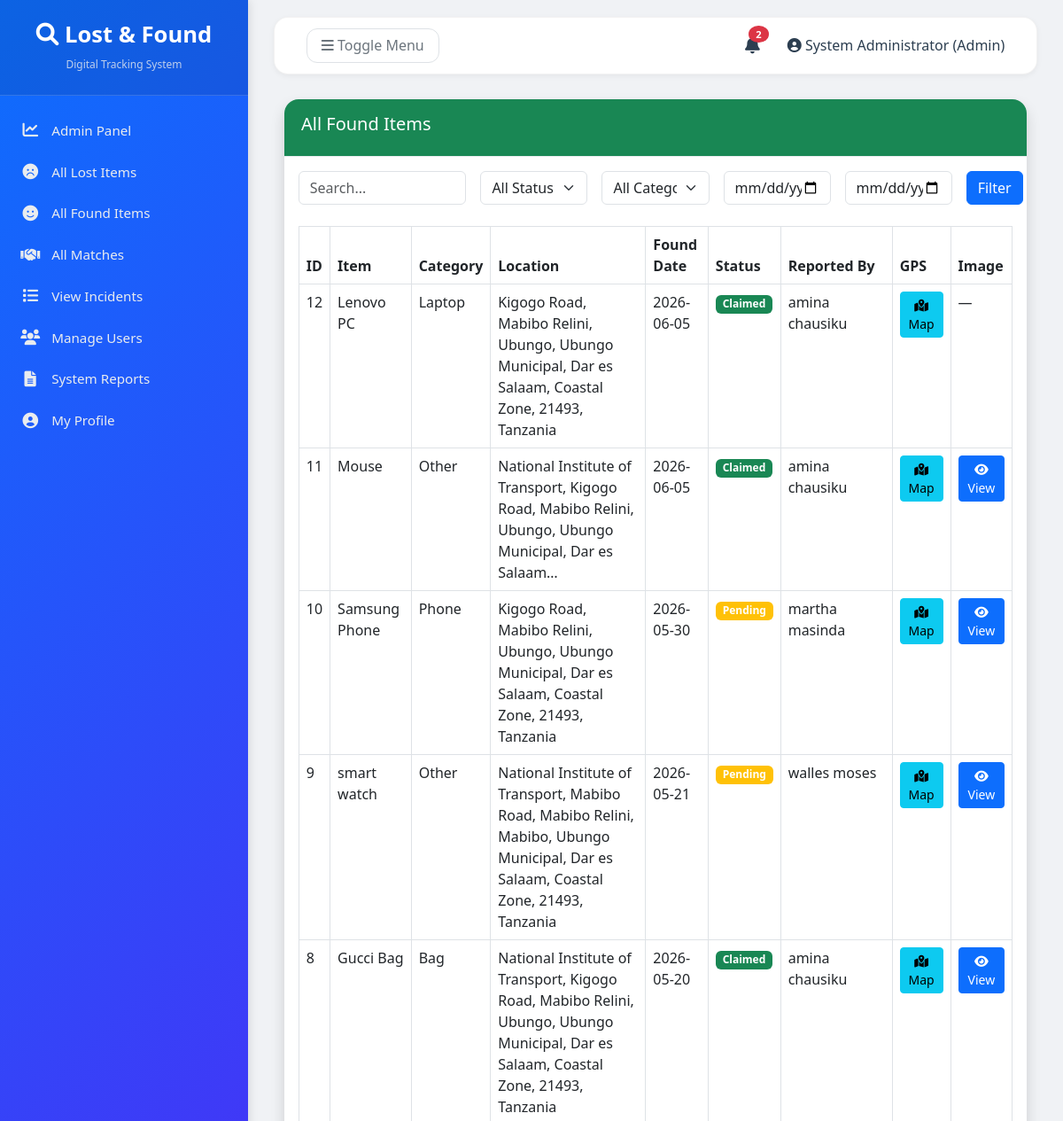
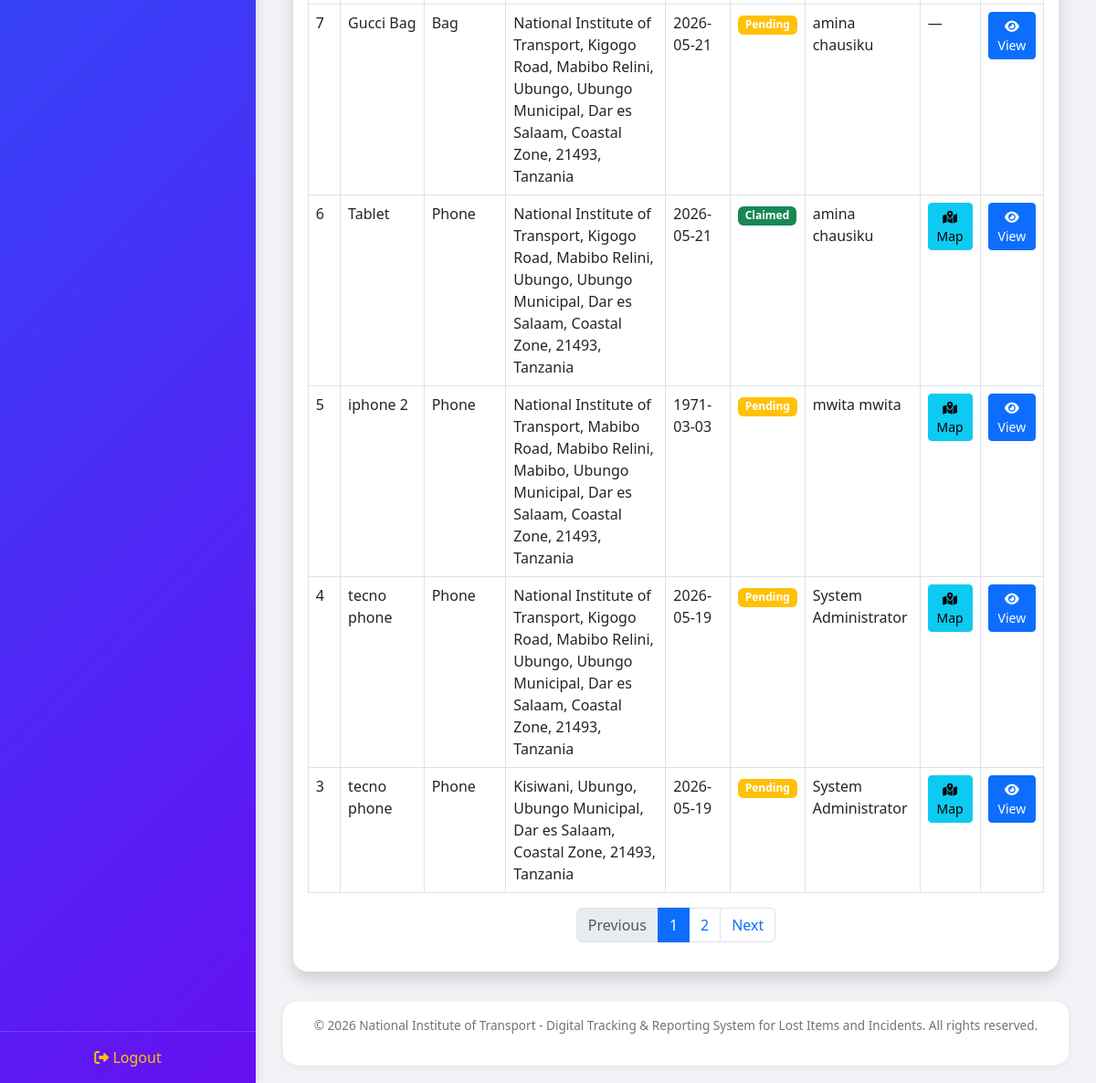
Screenshot of /index.php?page=admin/all_found_items (signed in) with the database file from the repository (2 pictures, top to bottom).
### tables this page shows
CREATE TABLE `found_items` (
  `id` int(11) NOT NULL,
  `user_id` int(11) NOT NULL,
  `item_name` varchar(100) NOT NULL,
  `description` text DEFAULT NULL,
  `category` varchar(50) DEFAULT NULL,
  `found_location` varchar(200) NOT NULL,
  `gps_latitude` decimal(10,8) DEFAULT NULL,
  `gps_longitude` decimal(11,8) DEFAULT NULL,
  `found_date` date NOT NULL,
  `image_path` varchar(255) DEFAULT NULL,
  `status` enum('pending','claimed','resolved') DEFAULT 'pending',
  `created_at` timestamp NOT NULL DEFAULT current_timestamp()
);

CREATE TABLE `users` (
  `id` int(11) NOT NULL,
  `fullname` varchar(100) NOT NULL,
  `email` varchar(100) NOT NULL,
  `password` varchar(255) NOT NULL,
  `phone` varchar(20) DEFAULT NULL,
  `role` enum('student','staff','admin') DEFAULT 'student',
  `created_at` timestamp NOT NULL DEFAULT current_timestamp(),
  `updated_at` timestamp NOT NULL DEFAULT current_timestamp() ON UPDATE current_timestamp()
);

### views/admin/all_found_items.php (the view, shortened to what this page needs)
<?php
require_once __DIR__ . '/../layouts/header.php';
require_once __DIR__ . '/../../includes/helpers.php';
$page = isset($_GET['p']) && is_numeric($_GET['p']) ? (int)$_GET['p'] : 1;
$limit = 10;
$offset = ($page - 1) * $limit;
$status = $_GET['status'] ?? '';
$category = $_GET['category'] ?? '';
$search = trim($_GET['search'] ?? '');
$start_date = $_GET['start_date'] ?? '';
$end_date = $_GET['end_date'] ?? '';
$where = [];
$params = [];
$whereSQL = $where ? "WHERE " . implode(" AND ", $where) : "";
$countStmt = $pdo->prepare("SELECT COUNT(*) as total FROM found_items f $whereSQL");
$countStmt->execute($params);
$totalRecords = $countStmt->fetch()['total'];
$query = "SELECT f.*, u.fullname, u.email FROM found_items f JOIN users u ON f.user_id = u.id $whereSQL ORDER BY f.created_at DESC LIMIT $limit OFFSET $offset";
$stmt = $pdo->prepare($query);
$stmt->execute($params);
$items = $stmt->fetchAll();
$catStmt = $pdo->query("SELECT DISTINCT category FROM found_items WHERE category IS NOT NULL AND category != ''");
$categories = $catStmt->fetchAll();
$baseUrl = BASE_URL . "index.php?page=admin/all_found_items&status=$status&category=$category&search=" . urlencode($search) . "&start_date=$start_date&end_date=$end_date";
?>
<div class="container-fluid">
    <div class="card shadow">
        <div class="card-header bg-success text-white">
            <h5>All Found Items</h5>
        </div>
        <div class="card-body">
            <form method="GET" action="<?= BASE_URL ?>index.php" class="row g-3 mb-4">
                <div class="col-md-3"><input type="text" name="search" class="form-control" placeholder="Search..."
                        value="<?= htmlspecialchars($search) ?>"></div>
                <div class="col-md-2"><select name="status" class="form-select">
                        <option value="">All Status</option>
                    </select></div>
                <div class="col-md-2"><select name="category" class="form-select">
                        <option value="">All Categories</option><?php foreach ($categories as $c): ?>
                            <option value="<?= $c['category'] ?>" <?= $category == $c['category'] ? 'selected' : '' ?>>
                                <?= $c['category'] ?></option><?php endforeach; ?>
                    </select></div>
                <div class="col-md-2"><input type="date" name="start_date" class="form-control"
                        value="<?= $start_date ?>"></div>
                <div class="col-md-2"><input type="date" name="end_date" class="form-control" value="<?= $end_date ?>">
                </div>
                <div class="col-md-1"><button type="submit" class="btn btn-primary">Filter</button></div>
            </form>
            <?php if (count($items) === 0): ?>
                <div class="alert alert-info">No found items.</div>
            <?php else: ?>
                <div class="table-responsive">
                    <table class="table table-bordered">
                        <thead>
                            <tr>
                                <th>ID</th>
                                <th>Item</th>
                                <th>Category</th>
                                <th>Location</th>
                                <th>Found Date</th>
                                <th>Status</th>
                                <th>Reported By</th>
                                <th>GPS</th>
                                <th>Image</th>
                            </tr>
                        </thead>
                        <tbody>
                            <?php foreach ($items as $item): ?>
                                <tr>
                                    <td><?= $item['id'] ?></td>
                                    <td><?= htmlspecialchars($item['item_name']) ?></td>
                                    <td><?= $item['category'] ?></td>
                                    <td><?= htmlspecialchars($item['found_location']) ?></td>
                                    <td><?= $item['found_date'] ?></td>
                                    <td><span
                                            class="badge bg-<?= $item['status'] == 'pending' ? 'warning' : 'success' ?>"><?= ucfirst($item['status']) ?></span>
                                    </td>
                                    <td><?= htmlspecialchars($item['fullname']) ?></td>
                                    <td><?php if ($item['gps_latitude']): ?><a
                                                href="<?= BASE_URL ?>index.php?page=found_items/map&id=<?= $item['id'] ?>"
                                                 class="btn btn-sm btn-info">
                                                <i class="fas fa-map-marked-alt"></i> Map
                                            </a><?php else: ?>—<?php endif; ?></td>
                                    <td><?php if ($item['image_path']): ?><a class="btn btn-sm btn-primary" href="<?= BASE_URL . $item['image_path'] ?>"
                                                >
                                                <i class="fas fa-eye"></i> View
                                            </a><?php else: ?>—<?php endif; ?></td>
                                </tr>
                            <?php endforeach; ?>
                        </tbody>
                    </table>
                </div>
                <?= paginate($page, $totalRecords, $limit, $baseUrl) ?>
            <?php endif; ?>
        </div>
    </div>
</div>
<?php require_once __DIR__ . '/../layouts/footer.php'; ?>

### views/layouts/header.php (style rules this page uses)
* { margin: 0; padding: 0; box-sizing: border-box; }
body { background: #f0f2f5; font-family: 'Segoe UI', Tahoma, Geneva, Verdana, sans-serif; }
.page-content .card { border-radius: 16px; border: none; box-shadow: 0 2px 8px rgba(0, 0, 0, 0.05); margin-bottom: 1.5rem; }
.page-content .card-header { background: white; border-bottom: 1px solid #e9ecef; font-weight: 600; padding: 1rem 1.2rem; border-radius: 16px 16px 0 0; }

### rows the page displays
found_items: id "12", item_name "Lenovo PC", category "Laptop", found_location "Kigogo Road, Mabibo Relini, Ubungo, Ubungo Municipal, Dar es Salaam, Coastal Zone, 21493, Tanzania", found_date "2026-06-05", status "Claimed", user.fullname "amina chausiku"
found_items: id "11", item_name "Mouse", category "Other", found_location "National Institute of Transport, Kigogo Road, Mabibo Relini, Ubungo, Ubungo Municipal, Dar es Salaam…", found_date "2026-06-05", status "Claimed", user.fullname "amina chausiku"
found_items: id "10", item_name "Samsung Phone", category "Phone", found_location "Kigogo Road, Mabibo Relini, Ubungo, Ubungo Municipal, Dar es Salaam, Coastal Zone, 21493, Tanzania", found_date "2026-05-30", status "Pending", user.fullname "martha masinda"
found_items: id "9", item_name "smart watch", category "Other", found_location "National Institute of Transport, Mabibo Road, Mabibo Relini, Mabibo, Ubungo Municipal, Dar es Salaam, Coastal Zone, 21493, Tanzania", found_date "2026-05-21", status "Pending", user.fullname "walles moses"
found_items: id "8", item_name "Gucci Bag", category "Bag", found_location "National Institute of Transport, Kigogo Road, Mabibo Relini, Ubungo, Ubungo Municipal, Dar es Salaam, Coastal Zone, 21493, Tanzania", found_date "2026-05-20", status "Claimed", user.fullname "amina chausiku"
found_items: id "7", item_name "Gucci Bag", category "Bag", found_location "National Institute of Transport, Kigogo Road, Mabibo Relini, Ubungo, Ubungo Municipal, Dar es Salaam, Coastal Zone, 21493, Tanzania", found_date "2026-05-21", status "Pending", user.fullname "amina chausiku"
found_items: id "6", item_name "Tablet", category "Phone", found_location "National Institute of Transport, Kigogo Road, Mabibo Relini, Ubungo, Ubungo Municipal, Dar es Salaam, Coastal Zone, 21493, Tanzania", found_date "2026-05-21", status "Claimed", user.fullname "amina chausiku"
found_items: id "5", item_name "iphone 2", category "Phone", found_location "National Institute of Transport, Mabibo Road, Mabibo Relini, Mabibo, Ubungo Municipal, Dar es Salaam, Coastal Zone, 21493, Tanzania", found_date "1971-03-03", status "Pending", user.fullname "mwita mwita"
found_items: id "4", item_name "tecno phone", category "Phone", found_location "National Institute of Transport, Kigogo Road, Mabibo Relini, Ubungo, Ubungo Municipal, Dar es Salaam, Coastal Zone, 21493, Tanzania", found_date "2026-05-19", status "Pending", user.fullname "System Administrator"
found_items: id "3", item_name "tecno phone", category "Phone", found_location "Kisiwani, Ubungo, Ubungo Municipal, Dar es Salaam, Coastal Zone, 21493, Tanzania", found_date "2026-05-19", status "Pending", user.fullname "System Administrator"

### other values shown
$unreadCount "2"
$userName "System Administrator"
$userRole "Admin"
